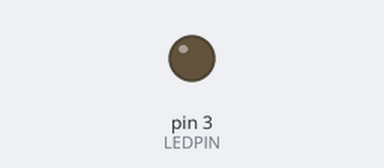
Bench run of a sketch on a simulated Arduino Uno, built with avr-gcc and run on an emulated ATmega328P. Shown: output pins drawn as LEDs (lit = HIGH).

Above: at 0.05 s.
At 3.7 s:
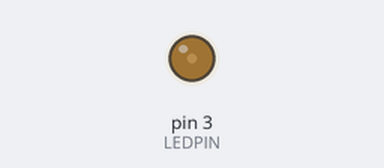
At 4.4 s:
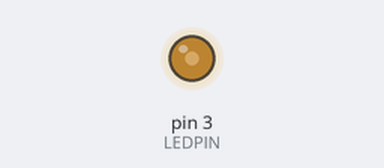
At 5.15 s:
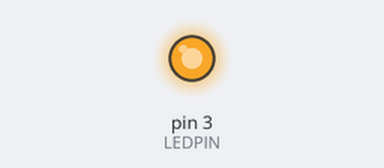
Timing chart, 0 to 6.8 s (numbered marks = the images above):
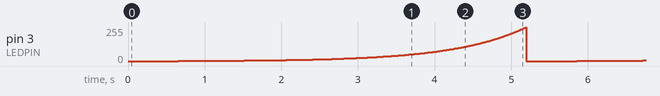

The sketch:

sketch_nov12a.ino
```cpp
//https://diarmuid.ie/blog/pwm-exponential-led-fading-on-arduino-or-other-platforms/

#define LEDPIN 3//mosfet gate signal

//number of steps in brightness controll
const int pwmIntervals = 500;

float R;//rate
int period = 5; //period from min to full brightness


void setup() {
  pinMode(LEDPIN, OUTPUT);//pwm output

  //exponential rate
  R = (pwmIntervals * log10(2))/(log10(255));
}


void loop() {
  int brightness = 0;


  for (int interval = 0; interval <= pwmIntervals; interval++) {
      // Calculate the required PWM value for this interval step
      brightness = pow (2, (interval / R)) - 1;
      // Set the LED output to the calculated brightness
      analogWrite(LEDPIN, brightness);
      delay(period*1000/pwmIntervals);
  }

}
```

Measured:
- by itself, pin 3 (LEDPIN): ramps from 0/255 to 254/255 and jumps back, once every 5.2 s
